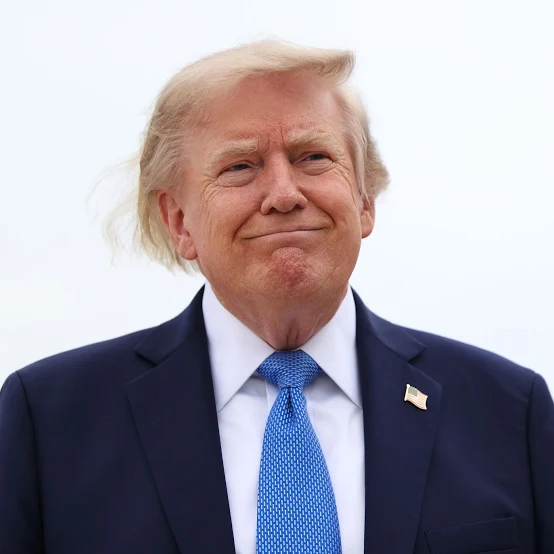
%> input picture 1120/img1.jpg, 554 x 554 px
$ octave Img.m   (GNU Octave 9; MATLAB toolbox functions it lacks are replaced by stand-ins)
%> lines starting %> are read from the running program, lines starting %| are printed output that depends on the picture
x = imread('img1.jpg')
%> x is the input picture: size 554x554x3 uint8; mean R, G, B 161, 156.3, 166.1

figure
imshow(x)

figure
imshow(x(:,:,1))
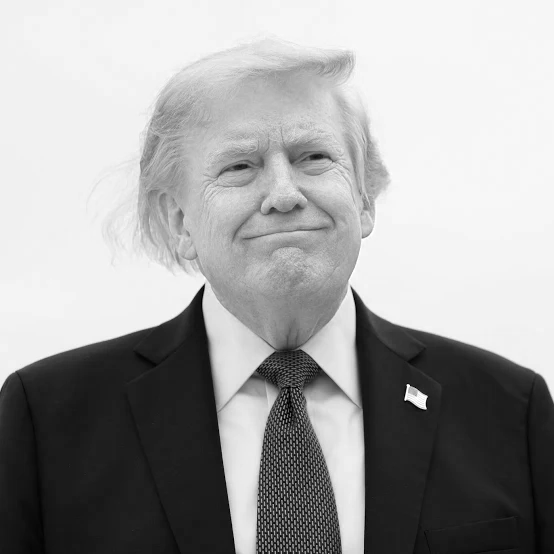
%> displayed picture: size 554x554, on the screen's scale of 0 to 255; min 0, max 255, mean 161
#1
mask = [-1 -1 -1; -1 8 -1; -1 -1 -1]

y(:,:,1) = conv2(x(:,:,1), mask)
y(:,:,2) = conv2(x(:,:,2), mask)
y(:,:,3) = conv2(x(:,:,3), mask)
%> y: size 556x556x3 double

y = uint8(abs(y+128))
%> y: size 556x556x3 uint8

figure
imshow(uint8(y))
#2
mask = [0 -1 0; -1 5 -1; 0 -1 0]

y(:,:,1) = conv2(x(:,:,1), mask)
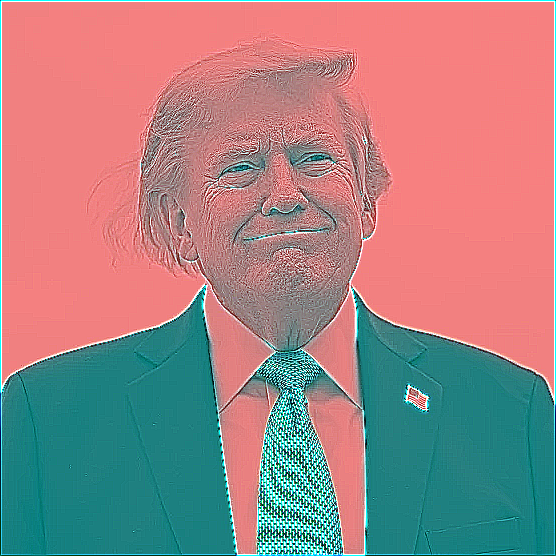
%> y: size 556x556x3 uint8; mean R, G, B 160.6, 131.8, 131.5
y(:,:,2) = conv2(x(:,:,2), mask)
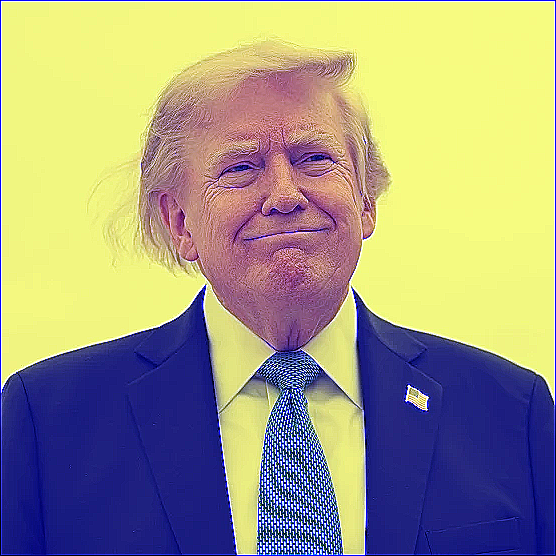
%> y: size 556x556x3 uint8; mean R, G, B 160.6, 155, 131.5
y(:,:,3) = conv2(x(:,:,3), mask)

y = uint8(abs(y+128))

figure
imshow(uint8(y))
#3
mask = [1/9 1/9 1/9; 1/9 1/9 1/9; 1/9 1/9 1/9]

y(:,:,1) = conv2(x(:,:,1), mask)
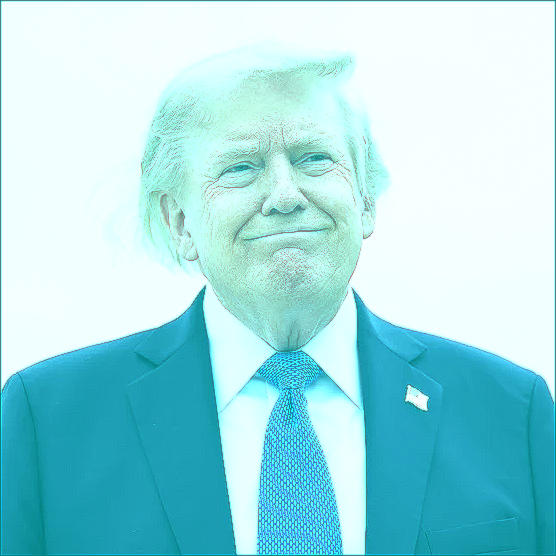
%> y: size 556x556x3 uint8; mean R, G, B 159.8, 221.4, 227.3
y(:,:,2) = conv2(x(:,:,2), mask)
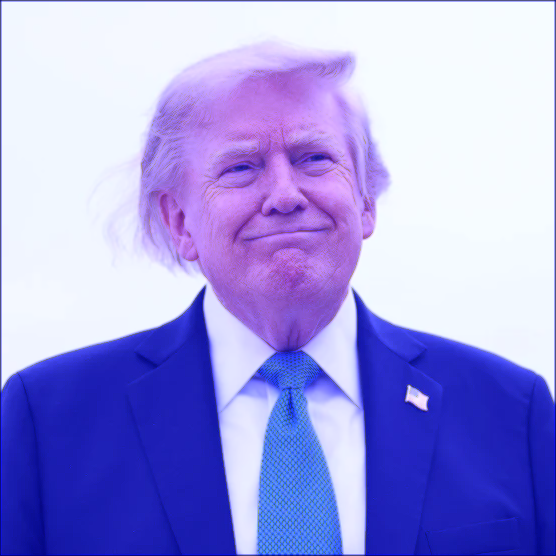
%> y: size 556x556x3 uint8; mean R, G, B 159.8, 155.2, 227.3
y(:,:,3) = conv2(x(:,:,3), mask)
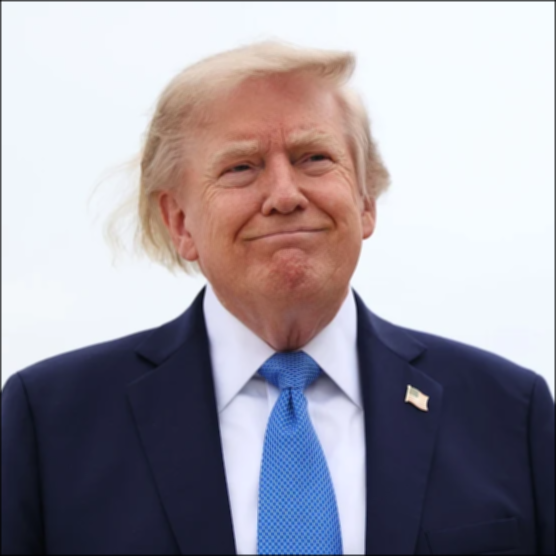
%> y: size 556x556x3 uint8; mean R, G, B 159.8, 155.2, 164.9

y = uint8(abs(y+128))
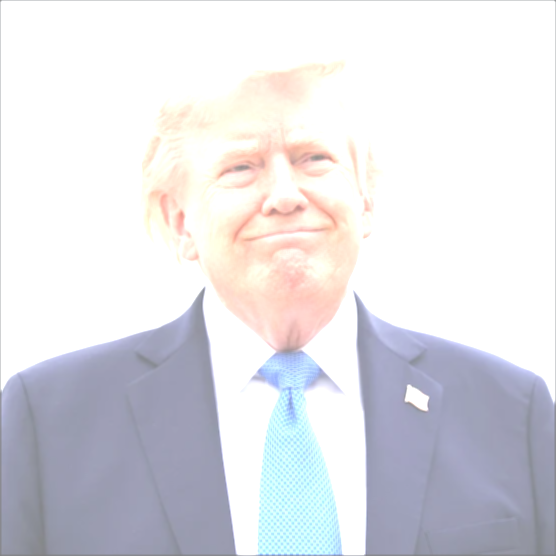
%> y: size 556x556x3 uint8; mean R, G, B 224.8, 224.5, 229.4

figure
imshow(uint8(y))
